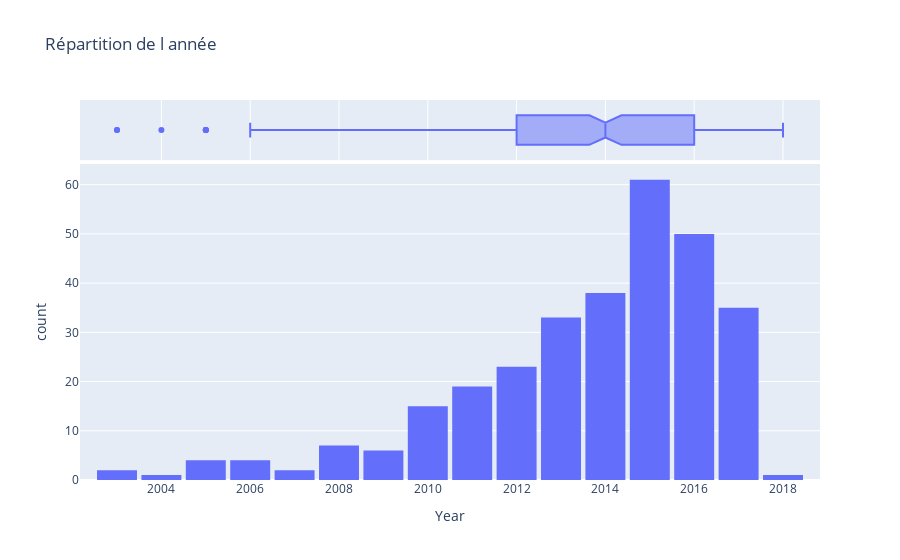

Notebook cell for this chart:
### Markdown cell above
### Year

Year est une colonne numérique, comme nous pouvons le voir, la valeur maximale est 2018 et la valeur minimale est 2003, nous pouvons la visualiser à l'aide d'un histogramme, avec 16 cases (une case pour chaque année). Ainsi, ci-dessous, nous pouvons voir le nombre de voitures disponibles (compte) pour chaque année.

### Code cell
fig = px.histogram(data, 
                   x='Year', 
                   marginal='box', 
                   nbins=16, 
                   title='Répartition de l année')
fig.update_layout(bargap=0.1)
fig.show()

### Figure 1 — Plotly figure (JSON) as saved in the notebook; plotly's stock layout.template omitted (floating-point values rounded to 4 significant figures; data arrays with more than 128 entries replaced by an {"elided": "..."} marker saying what was removed)
{"data": [{"alignmentgroup": "True", "bingroup": "x", "hovertemplate": "Year=%{x}<br>count=%{y}<extra></extra>", "legendgroup": "", "marker": {"color": "#636efa", "pattern": {"shape": ""}}, "name": "", "nbinsx": 16, "offsetgroup": "", "orientation": "v", "showlegend": false, "type": "histogram", "x": {"elided": "301 int values"}, "xaxis": "x", "yaxis": "y"}, {"alignmentgroup": "True", "hovertemplate": "Year=%{x}<extra></extra>", "legendgroup": "", "marker": {"color": "#636efa"}, "name": "", "notched": true, "offsetgroup": "", "showlegend": false, "type": "box", "x": {"elided": "301 int values"}, "xaxis": "x2", "yaxis": "y2"}], "layout": {"bargap": 0.1, "barmode": "relative", "legend": {"tracegroupgap": 0}, "title": {"text": "Répartition de l année"}, "xaxis": {"anchor": "y", "domain": [0, 1], "title": {"text": "Year"}}, "xaxis2": {"anchor": "y2", "domain": [0, 1], "matches": "x", "showgrid": true, "showticklabels": false}, "yaxis": {"anchor": "x", "domain": [0, 0.8316], "title": {"text": "count"}}, "yaxis2": {"anchor": "x2", "domain": [0.8416, 1], "matches": "y2", "showgrid": false, "showline": false, "showticklabels": false, "ticks": ""}}}
